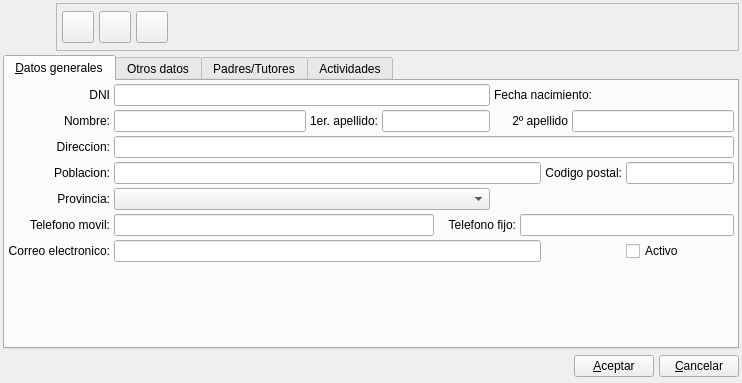
<?xml version="1.0" encoding="UTF-8"?>
<ui version="4.0">
 <author>Alvaro de Miguel</author>
 <class>AlumnoBase</class>
 <widget class="QWidget" name="AlumnoBase">
  <property name="geometry">
   <rect>
    <x>0</x>
    <y>0</y>
    <width>742</width>
    <height>383</height>
   </rect>
  </property>
  <property name="minimumSize">
   <size>
    <width>500</width>
    <height>150</height>
   </size>
  </property>
  <property name="windowTitle">
   <string>Nuevo Alumno</string>
  </property>
  <property name="windowIcon">
   <iconset resource="../pluginbf_profesor/gestionaula.qrc">
    <normaloff>:/ImgGestionAula/icons/alumno.png</normaloff>:/ImgGestionAula/icons/alumno.png</iconset>
  </property>
  <layout class="QVBoxLayout" name="verticalLayout">
   <item>
    <layout class="QHBoxLayout">
     <property name="spacing">
      <number>5</number>
     </property>
     <property name="margin">
      <number>0</number>
     </property>
     <item>
      <widget class="QLabel" name="label">
       <property name="minimumSize">
        <size>
         <width>48</width>
         <height>48</height>
        </size>
       </property>
       <property name="maximumSize">
        <size>
         <width>48</width>
         <height>48</height>
        </size>
       </property>
       <property name="text">
        <string/>
       </property>
       <property name="pixmap">
        <pixmap resource="../pluginbf_profesor/gestionaula.qrc">:/ImgGestionAula/icons/alumno.png</pixmap>
       </property>
       <property name="scaledContents">
        <bool>true</bool>
       </property>
      </widget>
     </item>
     <item>
      <widget class="QFrame" name="frame">
       <property name="frameShape">
        <enum>QFrame::StyledPanel</enum>
       </property>
       <property name="frameShadow">
        <enum>QFrame::Raised</enum>
       </property>
       <layout class="QHBoxLayout">
        <property name="spacing">
         <number>5</number>
        </property>
        <property name="margin">
         <number>5</number>
        </property>
        <item>
         <widget class="QToolButton" name="mui_guardar">
          <property name="minimumSize">
           <size>
            <width>32</width>
            <height>32</height>
           </size>
          </property>
          <property name="maximumSize">
           <size>
            <width>32</width>
            <height>32</height>
           </size>
          </property>
          <property name="toolTip">
           <string>Guardar cobro</string>
          </property>
          <property name="whatsThis">
           <string>Guardar cobro</string>
          </property>
          <property name="text">
           <string/>
          </property>
          <property name="icon">
           <iconset resource="../../../bulmages.qrc">
            <normaloff>:/Images/edit-save.png</normaloff>:/Images/edit-save.png</iconset>
          </property>
          <property name="iconSize">
           <size>
            <width>32</width>
            <height>32</height>
           </size>
          </property>
          <property name="shortcut">
           <string>Ctrl+S</string>
          </property>
         </widget>
        </item>
        <item>
         <widget class="QToolButton" name="mui_borrar">
          <property name="minimumSize">
           <size>
            <width>32</width>
            <height>32</height>
           </size>
          </property>
          <property name="maximumSize">
           <size>
            <width>32</width>
            <height>32</height>
           </size>
          </property>
          <property name="toolTip">
           <string>Borrar cobro</string>
          </property>
          <property name="whatsThis">
           <string>Borrar cobro</string>
          </property>
          <property name="text">
           <string/>
          </property>
          <property name="icon">
           <iconset resource="../../../bulmages.qrc">
            <normaloff>:/Images/edit-delete.png</normaloff>:/Images/edit-delete.png</iconset>
          </property>
          <property name="iconSize">
           <size>
            <width>32</width>
            <height>32</height>
           </size>
          </property>
          <property name="shortcut">
           <string>Ctrl+D</string>
          </property>
         </widget>
        </item>
        <item>
         <widget class="QToolButton" name="mui_imprimir">
          <property name="minimumSize">
           <size>
            <width>32</width>
            <height>32</height>
           </size>
          </property>
          <property name="maximumSize">
           <size>
            <width>32</width>
            <height>32</height>
           </size>
          </property>
          <property name="toolTip">
           <string>Borrar cobro</string>
          </property>
          <property name="whatsThis">
           <string>Borrar cobro</string>
          </property>
          <property name="text">
           <string/>
          </property>
          <property name="icon">
           <iconset resource="../../../bulmages.qrc">
            <normaloff>:/Images/document-print.png</normaloff>:/Images/document-print.png</iconset>
          </property>
          <property name="iconSize">
           <size>
            <width>32</width>
            <height>32</height>
           </size>
          </property>
          <property name="shortcut">
           <string>Ctrl+I</string>
          </property>
         </widget>
        </item>
        <item>
         <spacer>
          <property name="orientation">
           <enum>Qt::Horizontal</enum>
          </property>
          <property name="sizeType">
           <enum>QSizePolicy::Expanding</enum>
          </property>
          <property name="sizeHint" stdset="0">
           <size>
            <width>41</width>
            <height>34</height>
           </size>
          </property>
         </spacer>
        </item>
       </layout>
      </widget>
     </item>
    </layout>
   </item>
   <item>
    <widget class="QTabWidget" name="m_tab">
     <property name="enabled">
      <bool>true</bool>
     </property>
     <property name="currentIndex">
      <number>0</number>
     </property>
     <widget class="QWidget" name="Tab1">
      <attribute name="title">
       <string>&amp;Datos generales</string>
      </attribute>
      <layout class="QGridLayout" name="gridLayout_2">
       <item row="0" column="0">
        <widget class="QLabel" name="textLabel2_5">
         <property name="text">
          <string>DNI</string>
         </property>
         <property name="alignment">
          <set>Qt::AlignRight|Qt::AlignTrailing|Qt::AlignVCenter</set>
         </property>
         <property name="buddy">
          <cstring>mui_dnialumno</cstring>
         </property>
        </widget>
       </item>
       <item row="0" column="1" colspan="4">
        <widget class="QLineEdit" name="mui_dnialumno">
         <property name="maxLength">
          <number>200</number>
         </property>
        </widget>
       </item>
       <item row="0" column="5" colspan="4">
        <widget class="QLabel" name="textLabel2_10">
         <property name="sizePolicy">
          <sizepolicy hsizetype="Fixed" vsizetype="Fixed">
           <horstretch>0</horstretch>
           <verstretch>0</verstretch>
          </sizepolicy>
         </property>
         <property name="text">
          <string>Fecha nacimiento:</string>
         </property>
         <property name="alignment">
          <set>Qt::AlignRight|Qt::AlignTrailing|Qt::AlignVCenter</set>
         </property>
        </widget>
       </item>
       <item row="0" column="9" colspan="2">
        <widget class="BlDateSearch" name="mui_fechanacimientoalumno" native="true"/>
       </item>
       <item row="1" column="0">
        <widget class="QLabel" name="textLabel2_2">
         <property name="text">
          <string>Nombre:</string>
         </property>
         <property name="alignment">
          <set>Qt::AlignRight|Qt::AlignTrailing|Qt::AlignVCenter</set>
         </property>
         <property name="buddy">
          <cstring>mui_nombrealumno</cstring>
         </property>
        </widget>
       </item>
       <item row="1" column="1">
        <widget class="QLineEdit" name="mui_nombrealumno">
         <property name="sizePolicy">
          <sizepolicy hsizetype="Expanding" vsizetype="Preferred">
           <horstretch>0</horstretch>
           <verstretch>0</verstretch>
          </sizepolicy>
         </property>
        </widget>
       </item>
       <item row="1" column="2">
        <widget class="QLabel" name="textLabel2_3">
         <property name="text">
          <string>1er. apellido:</string>
         </property>
         <property name="alignment">
          <set>Qt::AlignRight|Qt::AlignTrailing|Qt::AlignVCenter</set>
         </property>
         <property name="buddy">
          <cstring>mui_apellido1alumno</cstring>
         </property>
        </widget>
       </item>
       <item row="1" column="3" colspan="2">
        <widget class="QLineEdit" name="mui_apellido1alumno">
         <property name="sizePolicy">
          <sizepolicy hsizetype="Expanding" vsizetype="Preferred">
           <horstretch>0</horstretch>
           <verstretch>0</verstretch>
          </sizepolicy>
         </property>
        </widget>
       </item>
       <item row="1" column="5" colspan="3">
        <widget class="QLabel" name="textLabel2_4">
         <property name="text">
          <string>2º apellido</string>
         </property>
         <property name="alignment">
          <set>Qt::AlignRight|Qt::AlignTrailing|Qt::AlignVCenter</set>
         </property>
         <property name="buddy">
          <cstring>mui_apellido2alumno</cstring>
         </property>
        </widget>
       </item>
       <item row="1" column="8" colspan="3">
        <widget class="QLineEdit" name="mui_apellido2alumno">
         <property name="sizePolicy">
          <sizepolicy hsizetype="Expanding" vsizetype="Preferred">
           <horstretch>0</horstretch>
           <verstretch>0</verstretch>
          </sizepolicy>
         </property>
        </widget>
       </item>
       <item row="2" column="0">
        <widget class="QLabel" name="textLabel2_6">
         <property name="text">
          <string>Direccion:</string>
         </property>
         <property name="alignment">
          <set>Qt::AlignRight|Qt::AlignTrailing|Qt::AlignVCenter</set>
         </property>
         <property name="buddy">
          <cstring>mui_diralumno</cstring>
         </property>
        </widget>
       </item>
       <item row="2" column="1" colspan="10">
        <widget class="QLineEdit" name="mui_diralumno">
         <property name="maxLength">
          <number>100</number>
         </property>
        </widget>
       </item>
       <item row="3" column="0">
        <widget class="QLabel" name="textLabel2_9">
         <property name="text">
          <string>Poblacion:</string>
         </property>
         <property name="alignment">
          <set>Qt::AlignRight|Qt::AlignTrailing|Qt::AlignVCenter</set>
         </property>
         <property name="buddy">
          <cstring>mui_municipioalumno</cstring>
         </property>
        </widget>
       </item>
       <item row="3" column="1" colspan="6">
        <widget class="QLineEdit" name="mui_municipioalumno">
         <property name="maxLength">
          <number>40</number>
         </property>
        </widget>
       </item>
       <item row="3" column="7" colspan="3">
        <widget class="QLabel" name="textLabel2_7">
         <property name="sizePolicy">
          <sizepolicy hsizetype="Fixed" vsizetype="Fixed">
           <horstretch>0</horstretch>
           <verstretch>0</verstretch>
          </sizepolicy>
         </property>
         <property name="text">
          <string>Codigo postal:</string>
         </property>
         <property name="alignment">
          <set>Qt::AlignRight|Qt::AlignTrailing|Qt::AlignVCenter</set>
         </property>
         <property name="buddy">
          <cstring>mui_cpalumno</cstring>
         </property>
        </widget>
       </item>
       <item row="3" column="10">
        <widget class="QLineEdit" name="mui_cpalumno">
         <property name="sizePolicy">
          <sizepolicy hsizetype="Fixed" vsizetype="Fixed">
           <horstretch>0</horstretch>
           <verstretch>0</verstretch>
          </sizepolicy>
         </property>
         <property name="maxLength">
          <number>10</number>
         </property>
        </widget>
       </item>
       <item row="4" column="0">
        <widget class="QLabel" name="textLabel2_9_2">
         <property name="text">
          <string>Provincia:</string>
         </property>
         <property name="alignment">
          <set>Qt::AlignRight|Qt::AlignTrailing|Qt::AlignVCenter</set>
         </property>
         <property name="buddy">
          <cstring>mui_idprovincia</cstring>
         </property>
        </widget>
       </item>
       <item row="4" column="1" colspan="4">
        <widget class="BlComboBox" name="mui_idprovincia"/>
       </item>
       <item row="5" column="0">
        <widget class="QLabel" name="textLabel2_8_5">
         <property name="text">
          <string>Telefono movil:</string>
         </property>
         <property name="alignment">
          <set>Qt::AlignRight|Qt::AlignTrailing|Qt::AlignVCenter</set>
         </property>
         <property name="buddy">
          <cstring>mui_movilalumno</cstring>
         </property>
        </widget>
       </item>
       <item row="5" column="1" colspan="3">
        <widget class="QLineEdit" name="mui_movilalumno">
         <property name="maxLength">
          <number>20</number>
         </property>
        </widget>
       </item>
       <item row="5" column="4" colspan="2">
        <widget class="QLabel" name="textLabel2_8">
         <property name="text">
          <string>Telefono fijo:</string>
         </property>
         <property name="alignment">
          <set>Qt::AlignRight|Qt::AlignTrailing|Qt::AlignVCenter</set>
         </property>
         <property name="buddy">
          <cstring>mui_telalumno</cstring>
         </property>
        </widget>
       </item>
       <item row="5" column="6" colspan="5">
        <widget class="QLineEdit" name="mui_telalumno">
         <property name="maxLength">
          <number>20</number>
         </property>
        </widget>
       </item>
       <item row="6" column="0">
        <widget class="QLabel" name="textLabel2_8_3">
         <property name="text">
          <string>Correo electronico:</string>
         </property>
         <property name="alignment">
          <set>Qt::AlignRight|Qt::AlignTrailing|Qt::AlignVCenter</set>
         </property>
         <property name="buddy">
          <cstring>mui_emailalumno</cstring>
         </property>
        </widget>
       </item>
       <item row="6" column="1" colspan="6">
        <widget class="QLineEdit" name="mui_emailalumno">
         <property name="maxLength">
          <number>100</number>
         </property>
        </widget>
       </item>
       <item row="6" column="10">
        <widget class="QCheckBox" name="mui_activoalumno">
         <property name="text">
          <string>Activo</string>
         </property>
        </widget>
       </item>
       <item row="7" column="1" colspan="3">
        <spacer name="verticalSpacer">
         <property name="orientation">
          <enum>Qt::Vertical</enum>
         </property>
         <property name="sizeHint" stdset="0">
          <size>
           <width>20</width>
           <height>23</height>
          </size>
         </property>
        </spacer>
       </item>
      </layout>
     </widget>
     <widget class="QWidget" name="tabOtros">
      <attribute name="title">
       <string>Otros datos</string>
      </attribute>
      <layout class="QGridLayout" name="gridLayout">
       <item row="0" column="0" rowspan="2">
        <widget class="QGroupBox" name="groupBox_5">
         <property name="title">
          <string>Fotografia</string>
         </property>
         <layout class="QGridLayout" name="_4">
          <property name="margin">
           <number>5</number>
          </property>
          <property name="spacing">
           <number>5</number>
          </property>
          <item row="0" column="0" colspan="2">
           <widget class="QLabel" name="mui_imagen">
            <property name="sizePolicy">
             <sizepolicy hsizetype="Preferred" vsizetype="Preferred">
              <horstretch>0</horstretch>
              <verstretch>0</verstretch>
             </sizepolicy>
            </property>
            <property name="minimumSize">
             <size>
              <width>250</width>
              <height>150</height>
             </size>
            </property>
            <property name="frameShape">
             <enum>QFrame::Box</enum>
            </property>
            <property name="frameShadow">
             <enum>QFrame::Sunken</enum>
            </property>
            <property name="scaledContents">
             <bool>true</bool>
            </property>
           </widget>
          </item>
          <item row="1" column="0">
           <widget class="QPushButton" name="mui_cambiarimagen">
            <property name="text">
             <string>Cam&amp;biar imagen</string>
            </property>
           </widget>
          </item>
          <item row="1" column="1">
           <widget class="QPushButton" name="mui_borrarimagen">
            <property name="minimumSize">
             <size>
              <width>22</width>
              <height>22</height>
             </size>
            </property>
            <property name="maximumSize">
             <size>
              <width>22</width>
              <height>22</height>
             </size>
            </property>
            <property name="toolTip">
             <string>Borrar imagen</string>
            </property>
            <property name="text">
             <string/>
            </property>
            <property name="icon">
             <iconset resource="../../../bulmages.qrc">
              <normaloff>:/Images/edit-delete.png</normaloff>:/Images/edit-delete.png</iconset>
            </property>
            <property name="iconSize">
             <size>
              <width>16</width>
              <height>16</height>
             </size>
            </property>
           </widget>
          </item>
         </layout>
        </widget>
       </item>
       <item row="0" column="1">
        <widget class="QLabel" name="textLabel2_4_2_2">
         <property name="text">
          <string>Comentarios:</string>
         </property>
         <property name="buddy">
          <cstring>mui_observalumno</cstring>
         </property>
        </widget>
       </item>
       <item row="1" column="1">
        <widget class="QTextEdit" name="mui_observalumno">
         <property name="sizePolicy">
          <sizepolicy hsizetype="Expanding" vsizetype="Expanding">
           <horstretch>0</horstretch>
           <verstretch>0</verstretch>
          </sizepolicy>
         </property>
         <property name="tabChangesFocus">
          <bool>true</bool>
         </property>
        </widget>
       </item>
      </layout>
     </widget>
     <widget class="QWidget" name="tab">
      <attribute name="title">
       <string>Padres/Tutores</string>
      </attribute>
      <layout class="QGridLayout" name="gridLayout_3">
       <item row="0" column="0">
        <widget class="ListAlumnosTutorView" name="mui_tutoresList"/>
       </item>
      </layout>
     </widget>
     <widget class="QWidget" name="tab_2">
      <attribute name="title">
       <string>Actividades</string>
      </attribute>
      <layout class="QGridLayout" name="gridLayout_4">
       <item row="0" column="0">
        <widget class="ListAlumnosActividadView" name="mui_actividadesList"/>
       </item>
      </layout>
     </widget>
    </widget>
   </item>
   <item>
    <layout class="QHBoxLayout">
     <property name="spacing">
      <number>5</number>
     </property>
     <property name="margin">
      <number>0</number>
     </property>
     <item>
      <spacer>
       <property name="orientation">
        <enum>Qt::Horizontal</enum>
       </property>
       <property name="sizeType">
        <enum>QSizePolicy::Expanding</enum>
       </property>
       <property name="sizeHint" stdset="0">
        <size>
         <width>201</width>
         <height>27</height>
        </size>
       </property>
      </spacer>
     </item>
     <item>
      <widget class="QPushButton" name="mui_aceptar">
       <property name="text">
        <string>&amp;Aceptar</string>
       </property>
      </widget>
     </item>
     <item>
      <widget class="QPushButton" name="mui_cancelar">
       <property name="text">
        <string>&amp;Cancelar</string>
       </property>
      </widget>
     </item>
    </layout>
   </item>
  </layout>
 </widget>
 <layoutdefault spacing="4" margin="3"/>
 <customwidgets>
  <customwidget>
   <class>BlDateSearch</class>
   <extends>QWidget</extends>
   <header>../../bulmalib/src/bldatesearch.h</header>
   <container>1</container>
  </customwidget>
  <customwidget>
   <class>BlComboBox</class>
   <extends>QComboBox</extends>
   <header>blcombobox.h</header>
  </customwidget>
  <customwidget>
   <class>ListAlumnosTutorView</class>
   <extends>QTableWidget</extends>
   <header>alumnoview.h</header>
  </customwidget>
  <customwidget>
   <class>ListAlumnosActividadView</class>
   <extends>QTableWidget</extends>
   <header>alumnoview.h</header>
  </customwidget>
 </customwidgets>
 <resources>
  <include location="../../../bulmages.qrc"/>
  <include location="../pluginbf_profesor/gestionaula.qrc"/>
 </resources>
 <connections/>
</ui>
